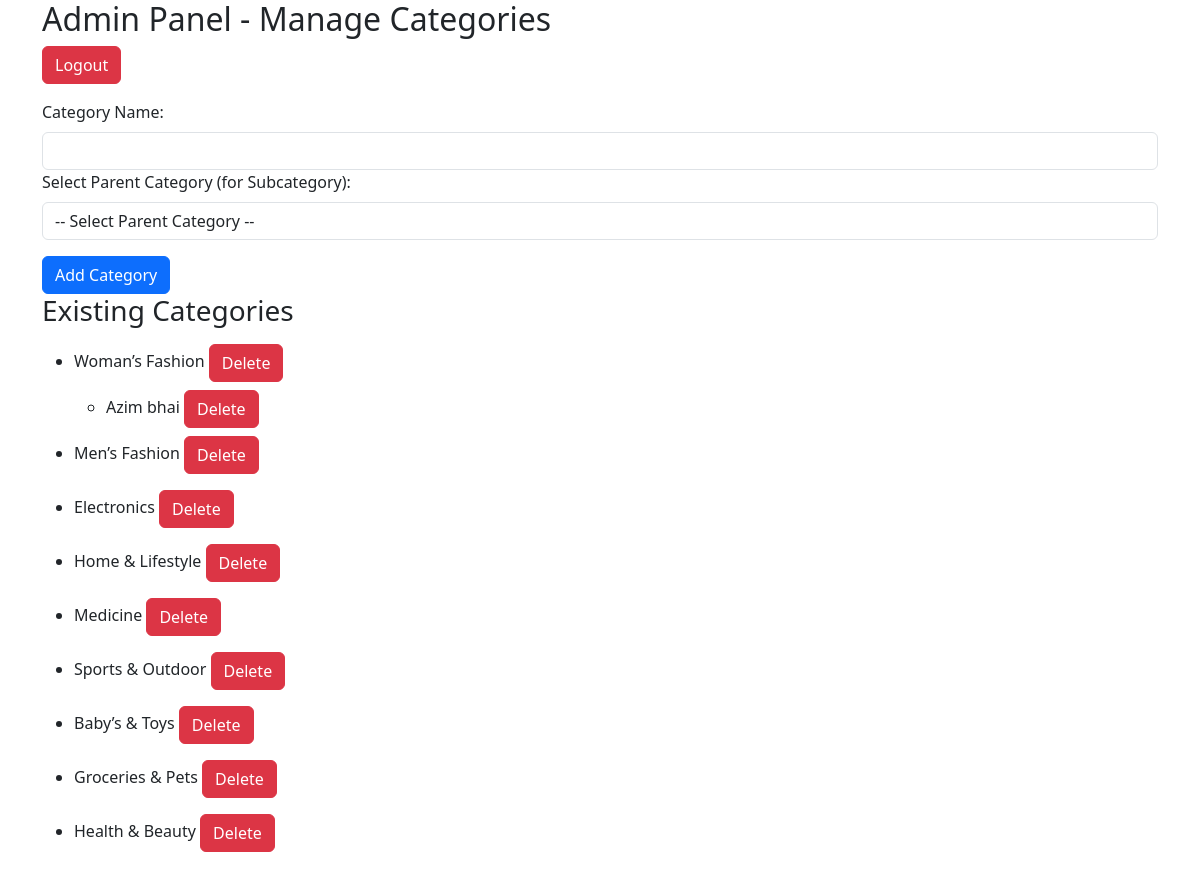
/admin/admin.php (signed in), run on the app's committed database.
### tables this page shows
CREATE TABLE `categories` (
  `id` int(11) NOT NULL,
  `name` varchar(255) NOT NULL,
  `slug` varchar(255) NOT NULL,
  `parent_id` int(11) DEFAULT NULL,
  `created_at` timestamp NOT NULL DEFAULT current_timestamp()
);

### admin/admin.php (the view, shortened to what this page needs)
<?php
$pdo = new PDO('mysql:host=localhost;dbname=exclusive', 'root', '');
$categories = $pdo->query("SELECT * FROM categories WHERE parent_id IS NULL")->fetchAll(PDO::FETCH_ASSOC);
$subcategories = $pdo->query("SELECT * FROM categories WHERE parent_id IS NOT NULL")->fetchAll(PDO::FETCH_ASSOC);
?>
<!DOCTYPE html>
<html lang="en">
<head>
    <link rel="stylesheet" href="../css/bootstrap.min.css">
</head>
<body>
    <div class="container">
        <h2>Admin Panel - Manage Categories</h2>
        <a href="logout.php" class="btn btn-danger mb-3">Logout</a>
        <form method="post">
            <label class="mb-2" for="category_name">Category Name:</label>
            <input class="form-control" type="text" name="category_name" required>
            <label class="mb-2" for="parent_id">Select Parent Category (for Subcategory):</label>
            <select name="parent_id" class="form-control">
                <option value="">-- Select Parent Category --</option>
            </select>
            <button class="btn btn-primary mt-3" type="submit" name="add_category">Add Category</button>
        </form>
        <h3>Existing Categories</h3>
        <ul>
            <?php foreach ($categories as $category): ?>
                <li>
                    <?php echo htmlspecialchars($category['name']); ?>
                    <a class="btn btn-danger my-2" href="?delete_category=<?php echo $category['id']; ?>" onclick="return confirm('Are you sure you want to delete this category and its subcategories?')">Delete</a>
                    <ul>
                        <?php foreach ($subcategories as $subcategory): ?>
                            <?php if ($subcategory['parent_id'] == $category['id']): ?>
                                <li>
                                    <?php echo htmlspecialchars($subcategory['name']); ?>
                                    <a class="btn btn-danger" href="?delete_category=<?php echo $subcategory['id']; ?>" onclick="return confirm('Are you sure you want to delete this subcategory?')">Delete</a>
                                </li>
                            <?php endif; ?>
                        <?php endforeach; ?>
                    </ul>
                </li>
            <?php endforeach; ?>
        </ul>
    </div>
</body>
</html>

### data on the page
categories: name "Woman’s Fashion"
categories: name "Azim bhai"
categories: name "Men’s Fashion"
categories: name "Electronics"
categories: name "Home & Lifestyle"
categories: name "Medicine"
categories: name "Sports & Outdoor"
categories: name "Baby’s & Toys"
categories: name "Groceries & Pets"
categories: name "Health & Beauty"
